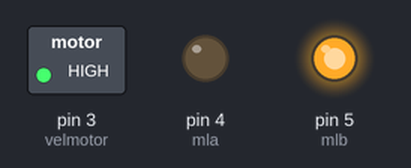
The sketch below on a simulated Arduino Uno, built with avr-gcc and run on an emulated ATmega328P. Parts: switched loads named in the sketch (green lamp = pin HIGH), output pins drawn as LEDs (lit = HIGH).

Above: at 1.5 s.
At 3.05 s:
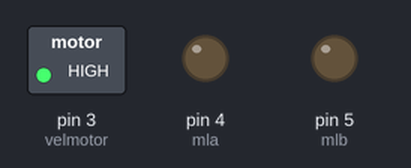
At 4.6 s:
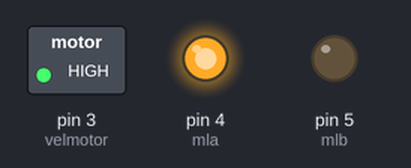
Timing chart, 0 to 7.0 s (numbered marks = the images above):
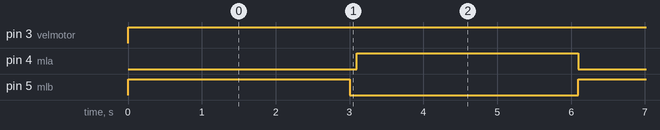

Measured:
- by itself, pin 3 (velmotor): LOW → HIGH at 0.00 s
- by itself, pin 4 (mla), pin 5 (mlb): alternates HIGH for 3.0 s and LOW for 3.1 s
- by itself, everything shown: repeats every 6.1 s, in 3 steps

The sketch:

Codigo_teste_motor_giratorio.ino
```cpp
// Esse código foi usado para testar o motor giratório
#define velmotor 3
#define mla 4
#define mlb 5
#define tmp 3000
int vel=0;

void setup() {
  pinMode (velmotor, OUTPUT);
  pinMode (mla, OUTPUT);
  pinMode (mlb, OUTPUT);
  digitalWrite (mla,LOW);
  digitalWrite (mlb,LOW);
  analogWrite (velmotor,vel);

}

void loop() {
  vel=255;
  analogWrite (velmotor,vel);

  digitalWrite (mla,LOW);
  digitalWrite (mlb,HIGH);
  delay(tmp);

  digitalWrite (mla,LOW);
  digitalWrite (mlb,LOW);
  delay(100);

  digitalWrite (mla,HIGH);
  digitalWrite (mlb,LOW);
  delay(tmp);

}
```
